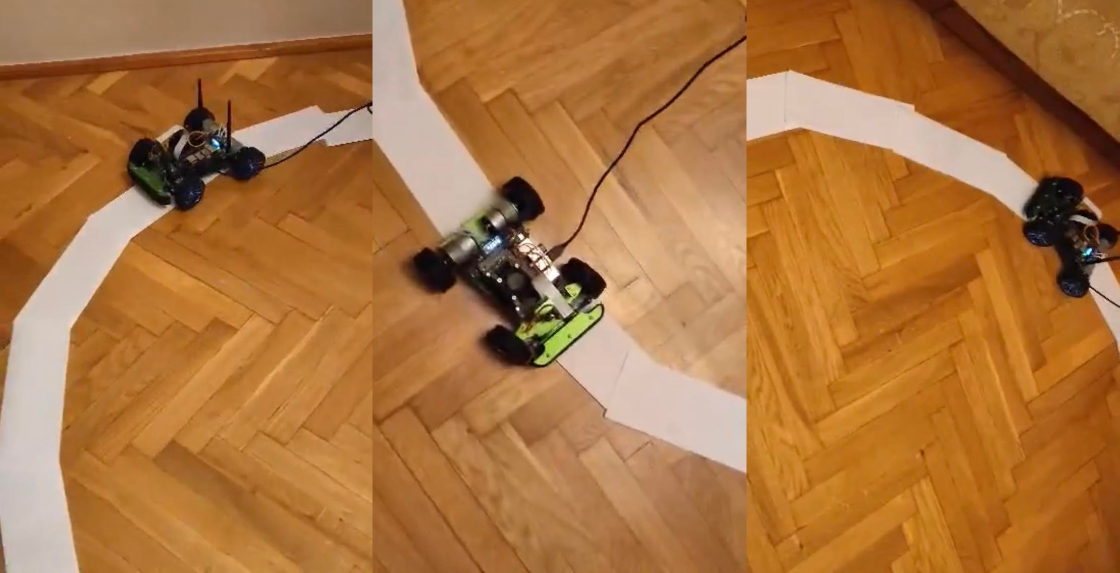
#> input picture Lane_detection/picture/okreg.png, 2239 x 1145 px, given in place of x-raw, format=(string)BGR ! appsink, which was not available (shown at 1/2 size)
$ python warpautko.py
#> lines starting #> are read from the running program, lines starting #| are printed output that depends on the picture; after the words box and inside, x2 and y2 are one past the last pixel; in counts of white or black regions, pixels touching at a corner belong together; pictures that were not available may be replaced by others from this repository, and a replacement may not be noted
import cv2
import numpy as np

def empty(a):
    pass

def initializeTrackbars(intialTracbarVals,wT=320, hT=320):
    cv2.namedWindow("Trackbars")
    cv2.resizeWindow("Trackbars", 360, 240)
    cv2.createTrackbar("Width Top", "Trackbars", intialTracbarVals[0],wT//2, empty)
    cv2.createTrackbar("Height Top", "Trackbars", intialTracbarVals[1], hT, empty)
    cv2.createTrackbar("Width Bottom", "Trackbars", intialTracbarVals[2],wT//2, empty)
    cv2.createTrackbar("Height Bottom", "Trackbars", intialTracbarVals[3], hT, empty)

def valTrackbars(wT=320, hT=320):
    widthTop = cv2.getTrackbarPos("Width Top", "Trackbars")
    heightTop = cv2.getTrackbarPos("Height Top", "Trackbars")
    widthBottom = cv2.getTrackbarPos("Width Bottom", "Trackbars")
    heightBottom = cv2.getTrackbarPos("Height Bottom", "Trackbars")
    points = np.float32([(widthTop, heightTop), (wT-widthTop, heightTop),
                      (widthBottom , heightBottom ), (wT-widthBottom, heightBottom)])
    return points

def warpImg (img,points,w,h,inv=False):
    pts1 = np.float32(points)
    pts2 = np.float32([[0,0],[w,0],[0,h],[w,h]])
    if inv:
        matrix = cv2.getPerspectiveTransform(pts2,pts1)
    else:
        matrix = cv2.getPerspectiveTransform(pts1,pts2)
    imgWarp = cv2.warpPerspective(img,matrix,(w,h))
    return imgWarp


def drawPoints(img,points):
    for x in range( 0,4):
        cv2.circle(img,(int(points[x][0]),int(points[x][1])),15,(0,0,255),cv2.FILLED)
    return img

def thresholding(img):
    hsv = cv2.cvtColor(img,cv2.COLOR_BGR2HSV)
    lowerWhite = np.array([0, 20, 150])
    upperWhite = np.array([255, 80, 255])
    maskedWhite= cv2.inRange(hsv,lowerWhite,upperWhite)
    return maskedWhite

def getLaneCurve(img):
    imgCopy = img.copy()
    imgThres = thresholding(img)
    hT, wT, c = img.shape
    points = valTrackbars()
    imgWarp = warpImg(img, points, wT, hT)
    imgWarpPoints = drawPoints(imgCopy, points)
    cv2.imshow('Thres', imgThres)
    cv2.imshow('Warp', imgWarp)
    cv2.imshow('WarpPoints', imgWarpPoints)

def gstreamer_pipeline(
    sensor_id=0,
    capture_width=320,
    capture_height=320,
    display_width=320,
    display_height=320,
    framerate=30,
    flip_method=0,
):
    return (
        "nvarguscamerasrc sensor-id=%d !"
        "video/x-raw(memory:NVMM), width=(int)%d, height=(int)%d, framerate=(fraction)%d/1 ! "
        "nvvidconv flip-method=%d ! "
        "video/x-raw, width=(int)%d, height=(int)%d, format=(string)BGRx ! "
        "videoconvert ! "
        "video/x-raw, format=(string)BGR ! appsink"
        % (
            sensor_id,
            capture_width,
            capture_height,
            framerate,
            flip_method,
            display_width,
            display_height,
        )
    )

frameCounter = 0

if __name__ == '__main__':
    cap = cv2.VideoCapture(gstreamer_pipeline(flip_method=0), cv2.CAP_GSTREAMER)
    #cap = cv2.VideoCapture('C:/Users/pawci/Desktop/air/testowanko/jetracer.avi')
    intialTracbarVals = [100,175,55,320]
    initializeTrackbars(intialTracbarVals)
    while True:
        frameCounter += 1
        if cap.get(cv2.CAP_PROP_FRAME_COUNT) == frameCounter:
            cap.set(cv2.CAP_PROP_POS_FRAMES, 0)
            frameCounter = 0

        ret, img = cap.read() # GET THE IMAGE
#> img is the input picture: shape (1145, 2239, 3); mean B, G, R 62.1, 115.7, 171.7
        img = cv2.resize(img,(320,320)) # RESIZE
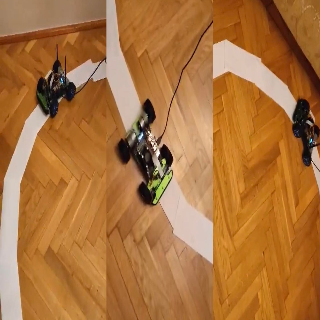
#> img: shape (320, 320, 3); mean B, G, R 62, 115.6, 171.6
        getLaneCurve(img)
#> in thresholding, `hsv = cv2.cvtColor(img,cv2.COLOR_BGR2HSV)`: hsv: shape (320, 320, 3); mean H, S, V 15.8, 166.1, 171.7
#> in thresholding, `maskedWhite= cv2.inRange(hsv,lowerWhite,upperWhite)`:
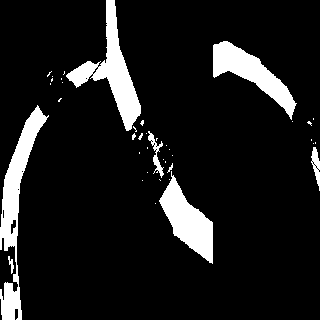
#> maskedWhite: shape (320, 320); 10.5% white; 40 white regions (32 under 20 px), largest, box (x1, y1, x2, y2) and area: (0, 105, 49, 320) 2994, (66, 0, 141, 131) 2738, (213, 41, 297, 120) 2215
#> in warpImg, `imgWarp = cv2.warpPerspective(img,matrix,(w,h))`:
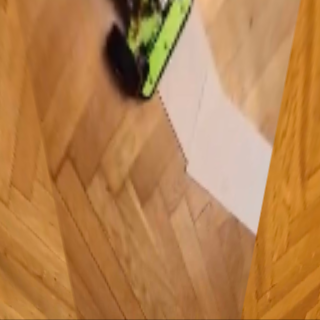
#> imgWarp: shape (320, 320, 3); mean B, G, R 77.8, 129.5, 181.4
        cv2.imshow('Video', img)
        if cv2.waitKey(1) == ord('q'):

#> (key q is pressed here)
            break
    cap.release()
    cv2.destroyAllWindows()
